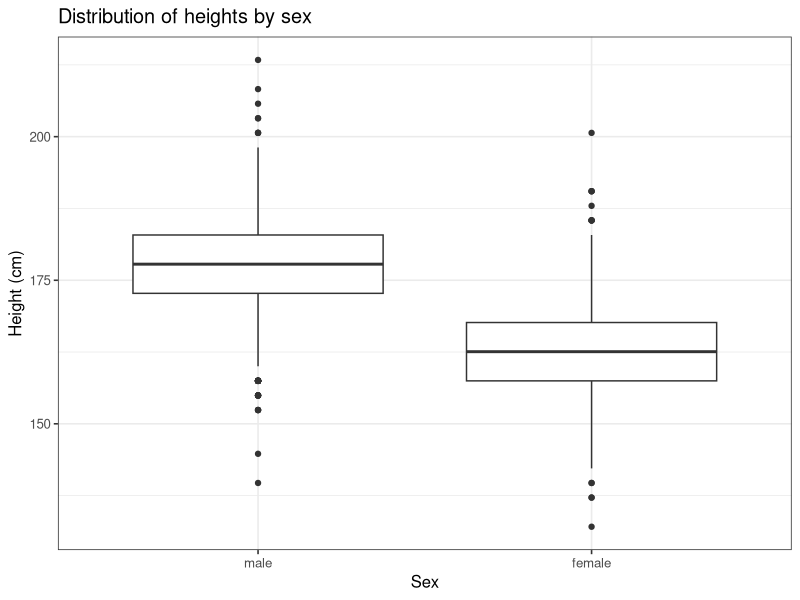
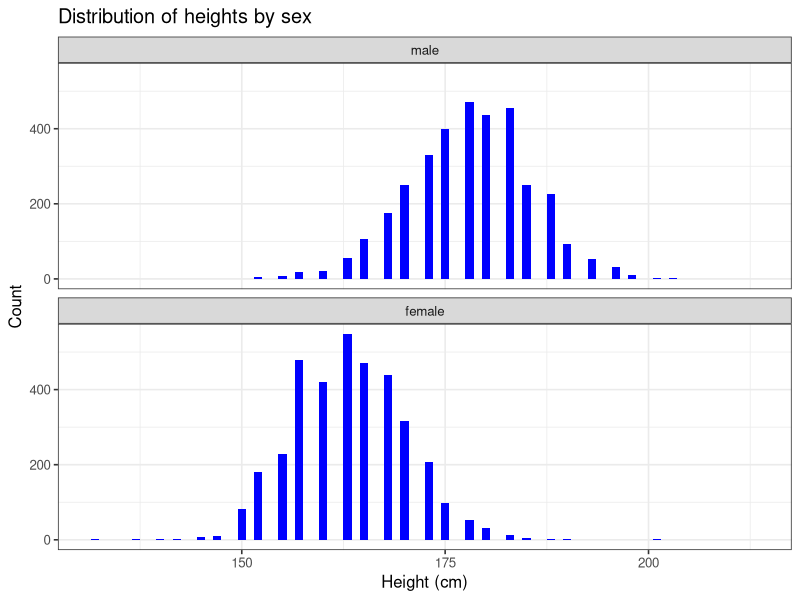
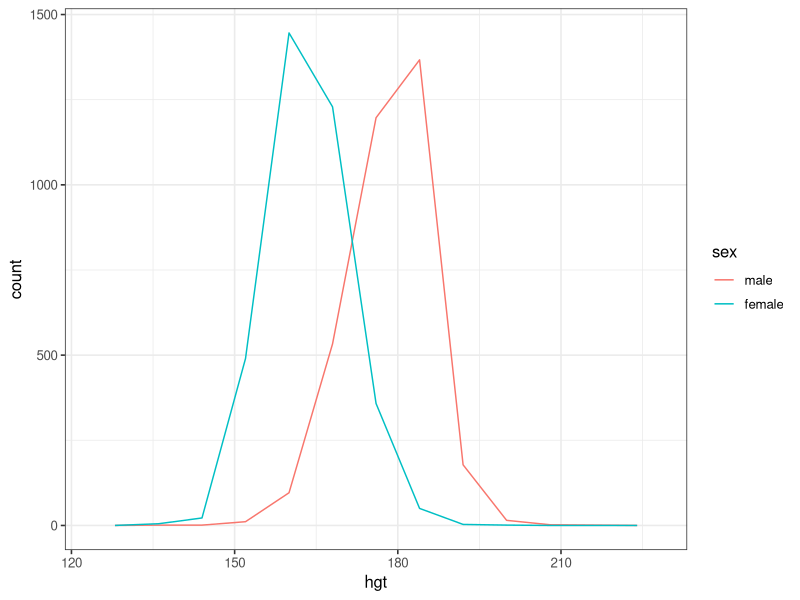
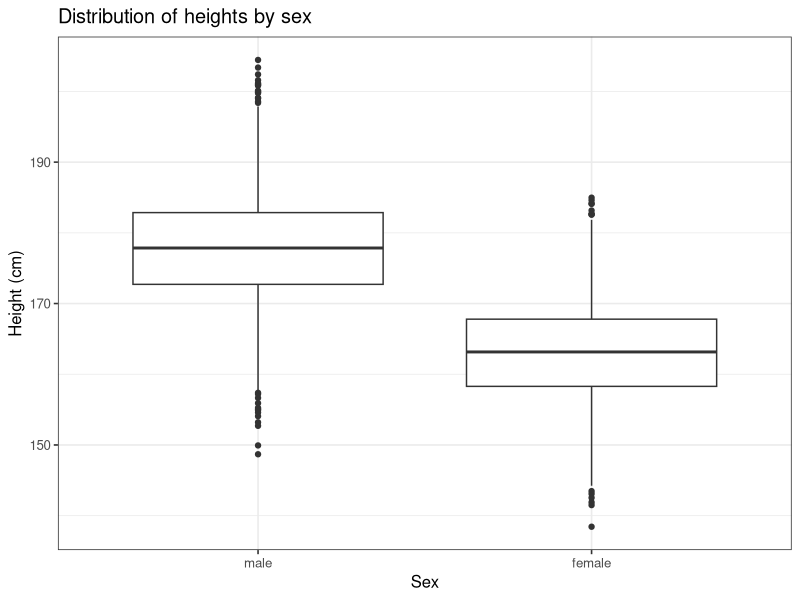
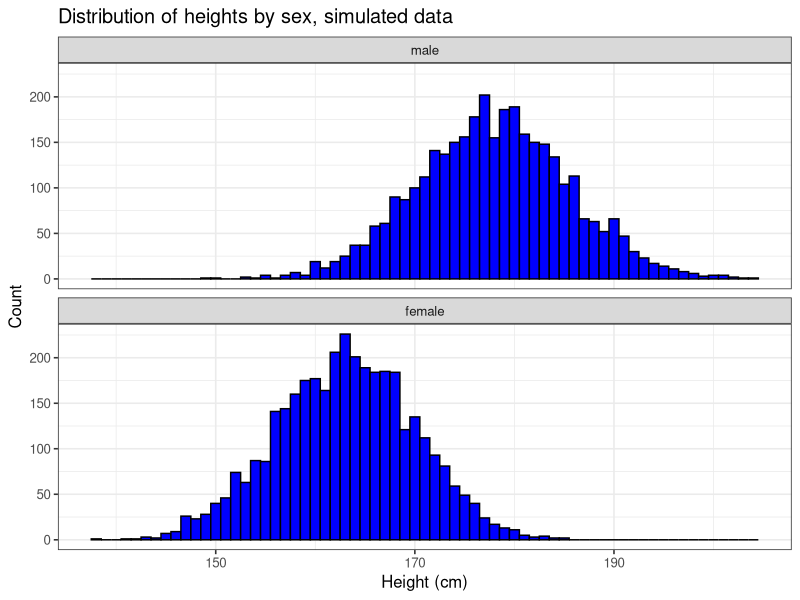
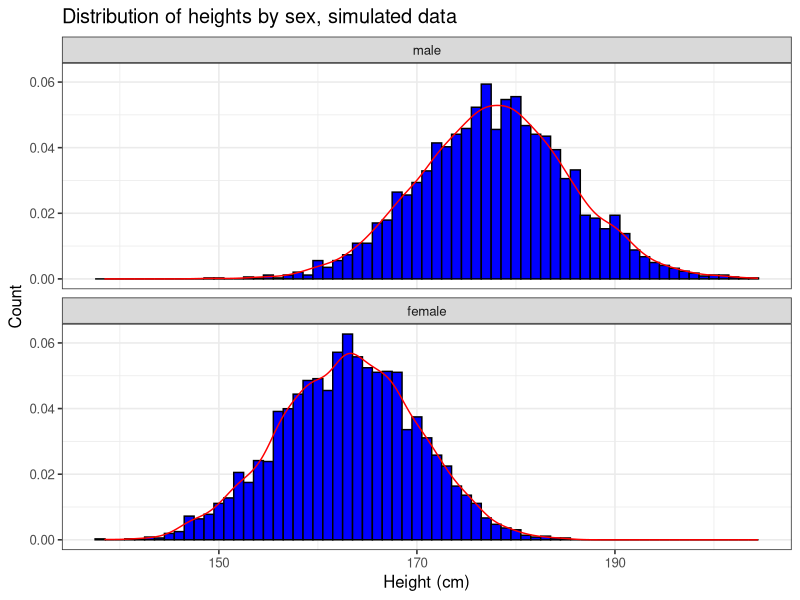
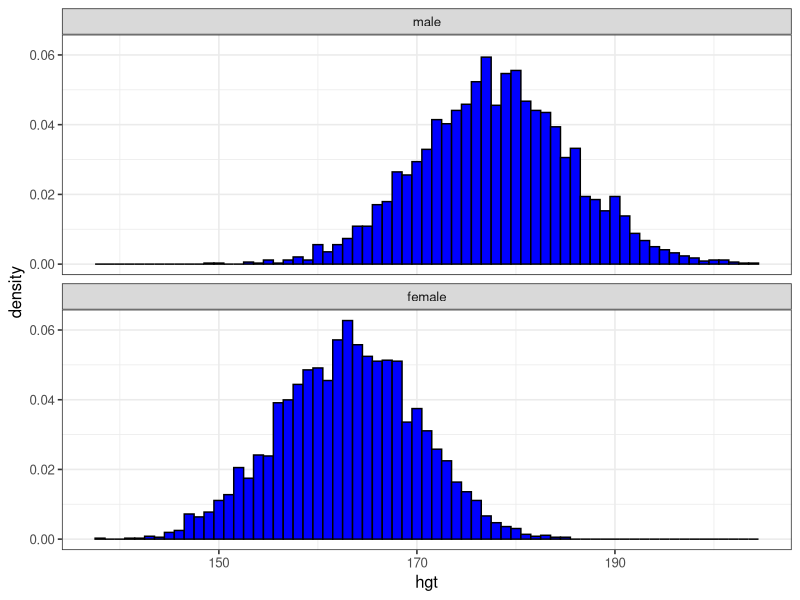
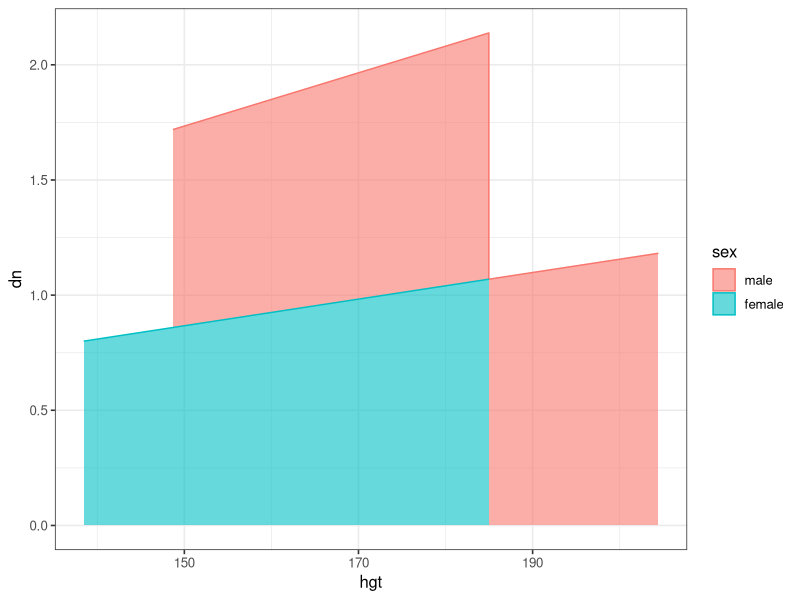

Write the R code that produced these figures, in order.
## ---- chunk 1
knitr::opts_chunk$set(echo = TRUE)

options(dplyr.summarise.inform = FALSE)
library(tidyverse)

# set theme used for plotting
theme_set(theme_bw(base_size = 12))

# Modelr package
library(modelr)

library(ggplot2)

## ---- chunk 2
# heights kemur frá modelr pakkanum
heights
## ---- chunk 3
heights$hgt <- heights$height * 2.54

heights$wgt <- heights$weight * 0.45359237

heights
## ---- chunk 4
ggplot(heights, aes(x = sex, y = hgt)) + 
  geom_boxplot() +
  xlab("Sex") +
  ylab("Height (cm)") +
  ggtitle("Distribution of heights by sex")
## ---- chunk 5
ggplot(heights, aes(x = hgt)) +
  geom_histogram(binwidth = 1, fill = "blue") +
  facet_wrap(~ sex, ncol = 1) +
  xlab("Height (cm)") +
  ylab("Count") +
  ggtitle("Distribution of heights by sex")
## ---- chunk 6
#?heights
ggplot(heights, aes(x = hgt, color = sex, fill = sex)) +
  geom_freqpoly(binwidth = 8)
## ---- chunk 7
hgt_summary <- heights %>%
  group_by(sex) %>%
  summarize(
    hgt_mean = mean(hgt),
    hgt_sd = sd(hgt),
    counts = n()
)

hgt_summary
## ---- chunk 8
hgt_summary

male <- hgt_summary[hgt_summary$sex == 'male',] 
female <- hgt_summary[hgt_summary$sex == 'female',] 

hgt_males   <- tibble(
   hgt = rnorm(male$counts, 
           male$hgt_mean, 
           male$hgt_sd),
   sex = male$sex)
hgt_males

hgt_females   <- tibble(
   hgt = rnorm(female$counts, 
           female$hgt_mean, 
           female$hgt_sd),
  sex = female$sex)
hgt_females


hgt_sim <-
  rbind(
    hgt_males,
    hgt_females
  )

arrange(hgt_sim, desc(hgt_sim$hgt))
## ---- chunk 9
ggplot(hgt_sim, aes(x = sex, y = hgt)) + 
  geom_boxplot() +
  xlab("Sex") +
  ylab("Height (cm)") +
  ggtitle("Distribution of heights by sex")
## ---- chunk 10
ggplot(hgt_sim, aes(x = hgt)) +
  geom_histogram(binwidth = 1, fill = "blue", colour = "black") +
  facet_wrap(~ sex, ncol = 1) +
  xlab("Height (cm)") +
  ylab("Count") +
  ggtitle("Distribution of heights by sex, simulated data")
## ---- chunk 11
ggplot(hgt_sim, aes(x = hgt, after_stat(density))) +
  geom_histogram(binwidth = 1, fill = "blue", colour = "black") +
  geom_density(colour = "red", aes(y = after_stat(density))) +
  facet_wrap(~ sex, ncol = 1) +
  xlab("Height (cm)") +
  ylab("Count") +
  ggtitle("Distribution of heights by sex, simulated data")
## ---- chunk 12
#hgt_sim
#hgt_sim <- mutate(
#  hgt_sim,
#  #tibble(ndata_m = dnorm(3604, 0, 1))
#)

mean_hgt_males <- mean(hgt_males$hgt, na.rm = TRUE)
mean_hgt_females <- mean(hgt_females$hgt, na.rm = TRUE)

ndata <- NULL


hgt_sim <- hgt_sim %>%
  mutate(hgt = hgt, sex = sex, dn = hgt / 173)#if (sex == "male") { hgt / mean_hgt_makes } else { hgt / mean_hgt_females })

#ndata_m <- tibble(hgt = dnorm(hgt_males$hgt, mean_hgt_males, 1), sex = "male")
#ndata_f <- tibble(hgt = dnorm(hgt_females$hgt, mean_hgt_females, 1), sex = "female")
#ndata <- NULL
#ndata <- rbind(ndata_m, ndata_f)
#testdata <- tibble(for (i in hgt_sim) {
#  i$hgt
#})

ggplot(hgt_sim) +
  geom_histogram(aes(x = hgt, after_stat(density)), binwidth = 1, colour = "black", fill = "blue") +
  #geom_density(data = ndata, aes(y = hgt)) +
  facet_wrap(~ sex, ncol = 1)# +
  
## ---- chunk 13

## ---- chunk 14

## ---- chunk 15
pnorm(180, male$hgt_mean, male$hgt_sd) - pnorm(170, male$hgt_mean, male$hgt_sd)
pnorm(180, female$hgt_mean, female$hgt_sd) - pnorm(170, female$hgt_mean, female$hgt_sd)
## ---- chunk 16
hgt_sim %>%
  group_by(sex) %>%
  summarise(
    pnorm = pnorm(180, mean(hgt), sd(hgt)) - pnorm(170, mean(hgt), sd(hgt))
  )
## ---- chunk 17
ggplot(hgt_sim, aes(x = hgt, y = dn, colour = sex, fill = sex)) +
  geom_area(alpha = 0.6)# +
  #facet_wrap(~sex, ncol = 1)
## ---- chunk 18
ggplot(heights, aes(x = wgt, y = sex, colour = sex, fill = sex, shape = sex)) +
  geom_boxplot(alpha = 0.6) +
  xlab("Weight (kg)")
## ---- chunk 19
ggplot(heights, aes(x = wgt, y = sex, color = sex)) +
  geom_violin(draw_quantiles = c(0.25, 0.5, 0.75), fill = "transparent")
## ---- chunk 20
ggplot(heights, aes(x = wgt, fill = sex)) +
  geom_histogram(binwidth = 5, colour = "black") +
  facet_wrap(~sex)
## ---- chunk 21
ggplot(heights, aes(sample = wgt, colour = sex, shape = sex)) +
  geom_qq(alpha = 0.25) +
  geom_qq_line() +
  ylab("Weight (kg)")
## ---- chunk 22
x_values <- 0:10
prob <- 0.61
size <- c(1,2,3,10)

ndata <- NULL
for (i in size) {
  tb_data <- NULL
  tb_data <- tibble(
    x = x_values,
    size = i,
    prob = dbinom(x_values, size, prob)
  )
  ndata <- rbind(ndata, tb_data)
}

ggplot() +
  geom_bar(data=ndata, aes(x, prob), stat = "identity") +
  ylab("prob") +
  facet_wrap(~ size, labeller = label_both) +
  scale_x_continuous(breaks=seq(min(x_values), max(x_values), 1))
## ---- chunk 23
x_values <- 0:5
prob_value <- 0.61
size <- c(1,2,3,10,100,200)

ndata <- NULL
for (i in size) {
  tb_data <- NULL
  tb_data <- tibble(
    x = x_values,
    size = i,
    prob = prob_value/size,
    y = dbinom(x_values, size, prob)
  )
  ndata <- rbind(ndata, tb_data)
}

ggplot() +
  geom_bar(data=ndata, aes(x, y), stat = "identity") +
  ylab("prob") +
  facet_wrap(~ size, labeller = label_both) +
  scale_x_continuous(breaks=seq(min(x_values), max(x_values), 1))
## ---- chunk 24
x_values <- 0:15
lambda <- c(0.0061, 0.061, 0.61, 6.1)

pdata <- NULL
for (i in lambda) {
  tb_data <- NULL
  tb_data <- tibble(
    x = x_values,
    lambda = i,
    y = dpois(x,lambda),
    ppois = ppois(x,lambda),
    ppois_rtail = 1 - ppois(x,lambda)
    )
  
  pdata <- rbind(pdata, tb_data)
}

ggplot(data=pdata, ) +
  geom_bar(aes(x, y), stat = "identity") +
  # geom_bar(aes(x, y, fill = "dpois(x, lambda)"), stat = "identity") +
  geom_line(aes(x, ppois, colour = "a. ppois(x, lambda)")) +
  geom_line(aes(x, ppois_rtail, colour = "b. 1 - ppois(x, lambda)")) +
  scale_y_continuous(breaks = seq(0, 1, 0.2))+
  scale_x_continuous(breaks=seq(min(x_values), max(x_values), 5)) +
  ylab("pmf") +
  facet_wrap(~ lambda, labeller = label_both)

## ---- chunk 25
x_values <- 0:5

size <- 200
prob <- 0.61/size

lambda <- 0.61

data_bino <- tibble(
  x = x_values,
  y = dbinom(x_values, size, prob),
  # label = "dbinom(x_values, size, prob)"
  label = sprintf("dbinom(%s:%s, %s, %s)", min(x_values),max(x_values), size, prob)
)

data_pois <- tibble(
  x = x_values,
  y = dpois(x,lambda),
  label = sprintf("dpois(%s:%s, %s)", min(x_values),max(x_values), lambda)
)

# data_bino
# data_pois

data_bp <- rbind(data_bino, data_pois)
data_bp

## ---- chunk 26
ggplot(data = data_bp) +
  geom_bar(aes(x,y), stat = "identity") +
  geom_text(aes(x,y, label = round(y, 4)), vjust=-0.5, size = 3.25) +
  facet_wrap(~ label)
## ---- chunk 27
ggplot(data = data_bp) +
  geom_bar(aes(x,y*200), stat = "identity") +
  geom_text(aes(x,y*200, label = round(y*200, 0)), vjust=-0.5, size = 3.25) +
  facet_wrap(~ label)

## ---- chunk 28

n_values <- c(10, 50, 100)

pdata <- NULL
for (n in n_values) {
  tb_data <- NULL
  tb_data <- tibble(
    n = n,
    x = 0:n,
    prob = 2/n,
    y = dbinom(x, n, prob)
    
  )
  pdata <- rbind(pdata, tb_data)
}
ggplot(pdata) +
  geom_bar(aes(x, y), stat = "identity") +
  facet_wrap(~ n,nrow=n, labeller = label_both,scales="free_x") +
  xlab("Amount of failed transmissions") +
  ylab("Chance of transmission failure")
ggplot(pdata) +
  geom_bar(aes(x, y), stat = "identity") +
  facet_wrap(~ n,nrow=n, labeller = label_both,scales="free_y") +
  xlab("Amount of failed transmissions") +
  ylab("Chance of transmission failure")

## ---- chunk 29
data_bino <- rbind(tibble(
  x = 0:10,
  y = c(dbinom(0:10, 10, 0.2)),
  label = rep("1. dbinom(x, 10, 0.2)", 11)
)
,
tibble(
    x = 0:10,
    y = c(dbinom(0:10, 50, 0.04)),
    label = rep("2. dbinom(x, 50, 0.04)", 11)
    )
,
tibble(
    x = 0:10,
    y = c(dbinom(0:10, 100, 0.02)),
    label = rep("3. dbinom(x, 100, 0.02)", 11)
  ))

data_pois <-tibble(
  x = 0:10,
  y = dpois(0:10, 2),
  label = rep("4. dpois(x, 2)", 11)
)


data_bp <- bind_rows(data_bino, data_pois)

data_bp
## ---- chunk 30
library(ggplot2)

ggplot(data_bp, aes(x = x, y = y, fill = label)) +
  geom_bar(stat = "identity") +
  facet_wrap(~label, nrow = 4,scales="fixed") +
  labs(x = "x", y = "Probability", fill = NULL)
## ---- chunk 31
distributions <- data_bp %>% pivot_wider(names_from=label,values_from=y) %>% round(5)

head(distributions,n=10)
## ---- chunk 32
data_bino <- rbind(tibble(
  x = 0:10,
  y = c(dbinom(0:10, 10, 0.2)),
  label = rep("1. dbinom(x, 10, 0.2)", 11)
)
,
tibble(
    x = 0:10,
    y = c(dbinom(0:10, 1000, 0.002)),
    label = rep("2. dbinom(x, 1000, 0.002)", 11)
    )
,
tibble(
    x = 0:10,
    y = c(dbinom(0:10, 10000, 2e-04)),
    label = rep("3. dbinom(x, 10000, 2e-04)", 11)
  ))

data_pois <-tibble(
  x = 0:10,
  y = dpois(0:10, 2),
  label = rep("4. dpois(x, 2)", 11)
)


data_bp <- bind_rows(data_bino, data_pois)

data_bp
ggplot(data_bp, aes(x = x, y = y, fill = label)) +
  geom_bar(stat = "identity") +
  facet_wrap(~label, nrow = 4,scales="fixed") +
  labs(x = "x", y = "Probability", fill = NULL)
## ---- chunk 33
distributions <- data_bp %>% pivot_wider(names_from=label,values_from=y) %>% round(5)
head(distributions,n=10)
## ---- chunk 34
sum(dpois(0:3,lambda=2))
## ---- chunk 35
ppois(3,lambda=2)
